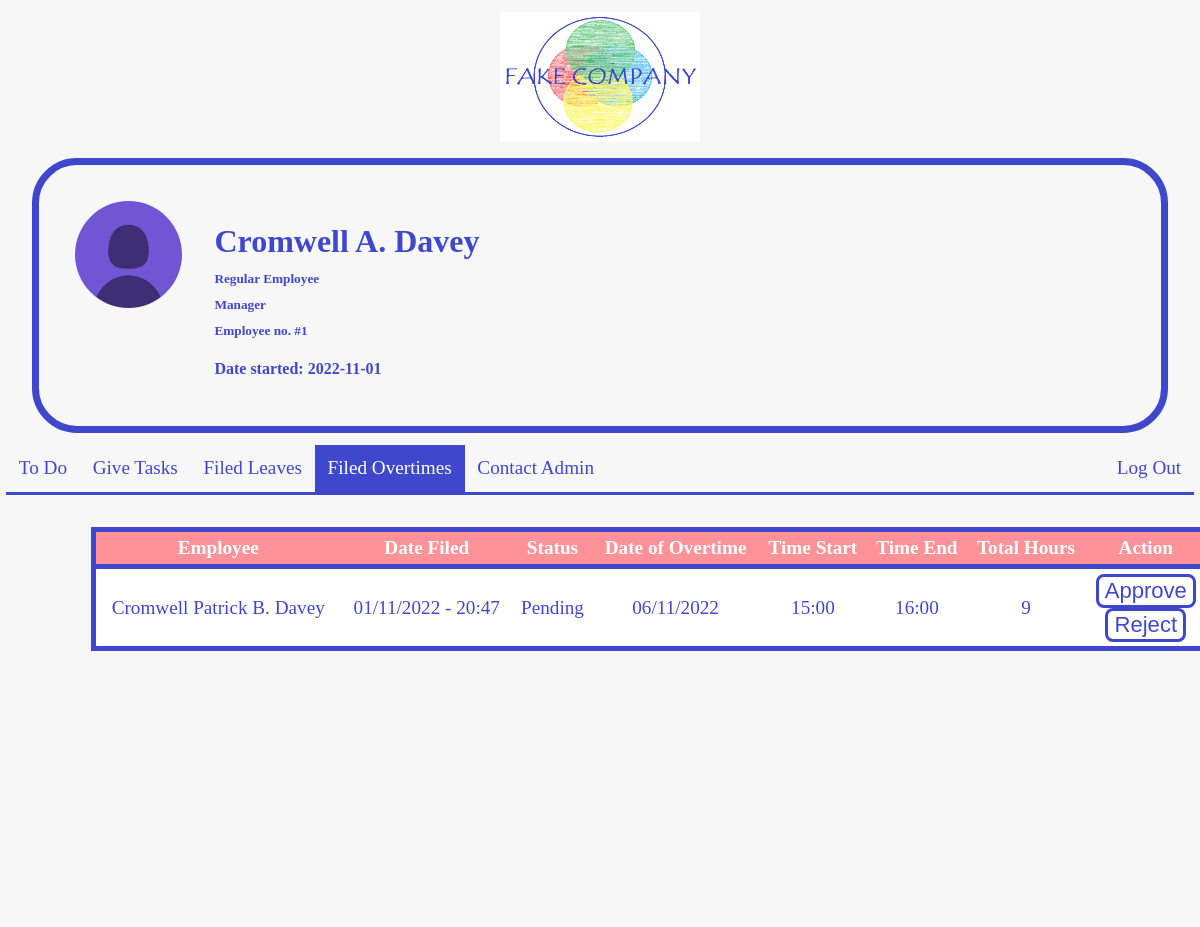
Page /filed_overtimes (signed in) on the earlier database version.
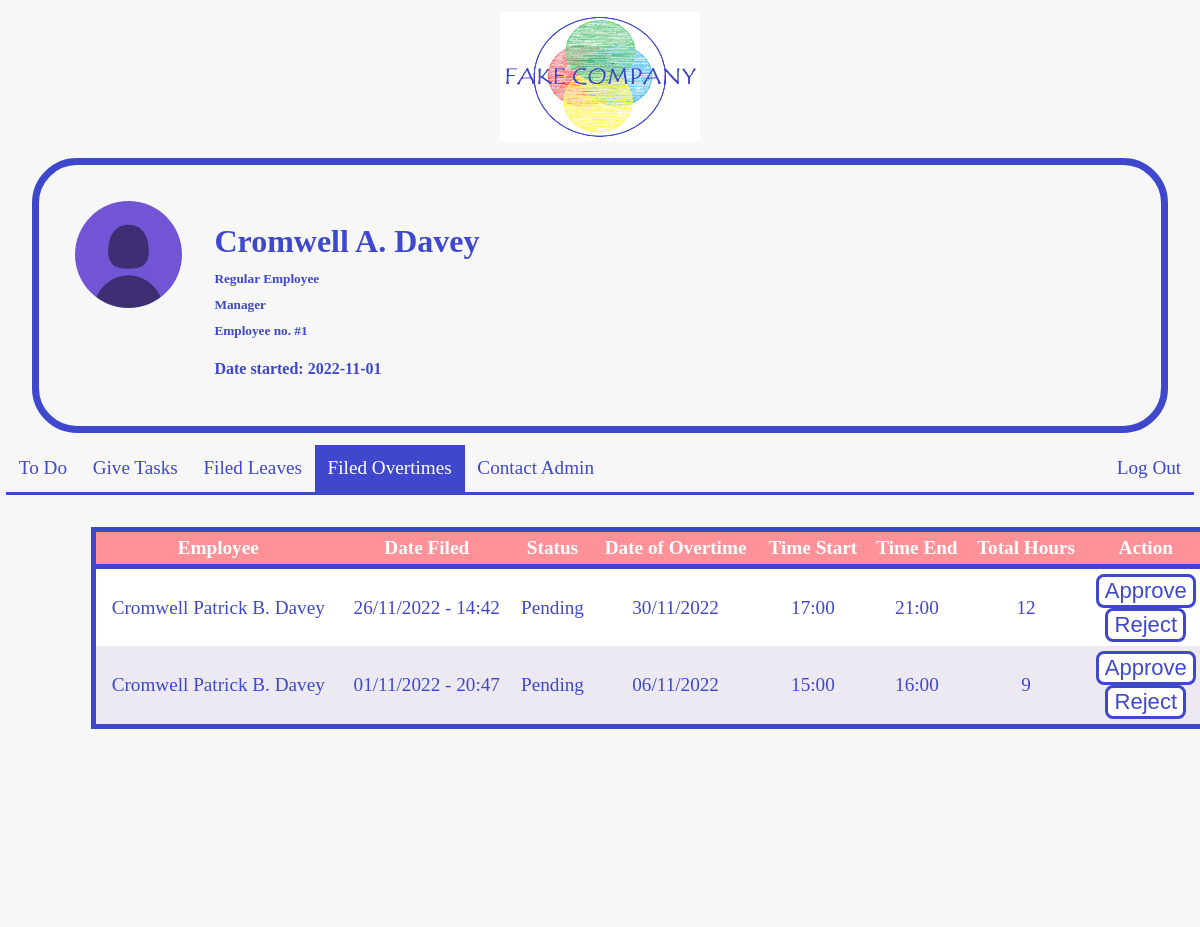
Same page on the later database version.
### tables this page shows
CREATE TABLE "users" (
	"id"	INTEGER NOT NULL,
	"username"	TEXT NOT NULL,
	"hash"	TEXT NOT NULL UNIQUE,
	"employee_name"	TEXT NOT NULL UNIQUE,
	"employee_number"	INTEGER NOT NULL UNIQUE,
	"employee_type"	TEXT NOT NULL,
	"employee_position"	TEXT NOT NULL,
	"date_started"	TEXT DEFAULT (date('now')),
	PRIMARY KEY("id" AUTOINCREMENT)
);

CREATE TABLE "overtimes" (
	"overtime_id"	INTEGER,
	"user_id"	INTEGER,
	"date_filed"	TEXT,
	"status"	TEXT DEFAULT 'Pending',
	"date"	TEXT NOT NULL,
	"shift_id"	INTEGER NOT NULL,
	"ot_start"	TEXT NOT NULL,
	"ot_end"	TEXT NOT NULL,
	"total_hours"	INTEGER NOT NULL,
	FOREIGN KEY("shift_id") REFERENCES "shifts"("shift_id"),
	FOREIGN KEY("user_id") REFERENCES "users"("id"),
	PRIMARY KEY("overtime_id" AUTOINCREMENT)
);

### app.py (the view, shortened to what this page needs)
@app.route("/filed_overtimes", methods = ["GET", "POST"])
@login_required
def filed_overtimes():
    results = db.query(Overtimes, Users).filter_by(status = "Pending").join(Users).join(Personnels).join(Managers).filter_by(user_id = session["user_id"]).order_by(Overtimes.date_filed.desc()).all()
    return render_template("filed_overtimes.html", results=results)

### app.py (called while the page is built)
@app.after_request
def after_request(response):
    response.headers["Cache-Control"] = "no-cache, no-store, must-revalidate"
    response.headers["Expires"] = 0
    response.headers["Pragma"] = "no-cache"
    return response

@app.context_processor
def homepage_items():
    user = None
    position = None
    user_managers = db.query(Users).filter_by(employee_position = "Manager").all()
    if session.get("user_id"):
        user = db.query(Users).filter_by(id = session["user_id"]).scalar()
        position = db.query(Users).filter_by(id = session["user_id"]).scalar().employee_position
    return dict(user = user, position = position, user_managers=user_managers)

### functions.py (called while the page is built)
def login_required(f):
    @wraps(f)
    def decorated_function(*args, **kwargs):
        if session.get("user_id") is None:
            return redirect("/login")
        return f(*args, **kwargs)
    return decorated_function

### templates/filed_overtimes.html (shortened to what this page needs)
{% extends "layout.html" %}
{% block main %}
    <div class="table_manager">
        <table class="table" id="table_manager2">
            <thead>
                <tr>
                    <th><strong>Employee</strong></th>
                    <th><strong>Date Filed</strong></th>
                    <th><strong>Status</strong></th>
                    <th><strong>Date of Overtime</strong></th>
                    <th><strong>Time Start</strong></th>
                    <th><strong>Time End</strong></th>
                    <th><strong>Total Hours</strong></th>
                    <th><strong>Action</strong></th>
                </tr>
            </thead>
            <tbody>
                {% for overtime, user in results %}
                    <tr>
                        <td>{{ user.employee_name }}</td>
                        <td>{{ overtime.date_filed }}</td>
                        <td>{{ overtime.status }}</td>
                        <td>{{ overtime.date }}</td>
                        <td>{{ overtime.ot_start }}</td>
                        <td>{{ overtime.ot_end }}</td>
                        <td>{{ overtime.total_hours }}</td>
                        <td>
                            <form action="/filed_overtimes" method="post">
                                <button type="submit" name="action" value="approve">Approve</button>
                            </form>
                            <form action="/filed_overtimes" method="post">
                                <button type="submit" name="action" value="reject">Reject</button>
                            </form>
                        </td>
                    </tr>
                {% endfor %}
            </tbody>
        </table>
    </div>
{% endblock %}

### templates/layout.html (shortened to what this page needs)
<!DOCTYPE html>
<html lang="en">
    <head>
        <link href="/static/styles.css" rel="stylesheet">
    </head>
    <body style="margin: 0;">
        <div class="container">
            <div class="logo">
                <img height="130" width="200" src="/static/company_logo.png" alt="company_logo">
            </div>
            <div class="user_info_container">
                <div class="user_image">
                    <img class="dp" style="border-radius: 50%;" src="/static/user_profile_placeholder.jpg" alt="profile">
                </div>
                <div class="user_info">
                    <div class="user_info_details">
                        <h3 style="font-size: 2rem;">{{user.employee_name}}</h3>
                        <h5>{{user.employee_type}}</h5>
                        <h5>{{user.employee_position}}</h5>
                        <h5>Employee no. #{{user.employee_number}}</h5>
                        <h4>Date started: {{user.date_started}}</h5>
                    </div>
                </div>
            </div>
            {% if position == "Manager" %}
                <nav class="navigation_bar">
                    <ul class="nav_1">
                        <li><a href="/">To Do</a></li>
                        <li><a href="/give_tasks">Give Tasks</a></li>
                        <li><a href="/filed_leaves">Filed Leaves</a></li>
                        <li><a href="/filed_overtimes">Filed Overtimes</a></li>
                        <li><a href="/contact_admin">Contact Admin</a></li>
                        <li><a href="/logout">Log Out</a></li>
                </nav>
            {% endif %}
            <main class="container_main">
                {% block main %}{% endblock %}
            </main>
        </div>
    </body>
</html>

### static/styles.css (style rules this page uses)
button { border: 3px solid #3f48cc; color: #3f48cc; border-radius: 0.5rem; font-size: 115%; background-color: white; }
.active, .active:hover { background-color: #3f48cc; }
.container { position:static; }
.logo { text-align: center; padding: 1%; }
.user_info_container { padding: 3% 1% 3% 3%; margin-left: 2rem; margin-right: 2rem; border: 7px solid #3f48cc; border-style: solid; border-radius: 45px; border-color: #3f48cc; display: flex; }
.dp { max-width: 100%; width: auto; height: auto; }
.user_image { width: 10%; }
.user_info { display: inline-block; margin-left: 2rem; }
.user_info_details { color: #3f48cc; position: relative; top: 10px; }
.user_info_details h3, .user_info_details h5 { margin-bottom: 0; margin-top: 10px; }
.navigation_bar { overflow: hidden; margin-left: 0.5%; margin-right: 0.5%; margin-top: 1%; border-bottom: 3px solid #3f48cc; }
.nav_1 { list-style-type: none; margin: 0; padding: 0; overflow: hidden; }
.nav_1 li { float: left; }
.nav_1 li:last-child { float: right; }
.nav_1 li a { display: block; color: #3f48cc; text-align: center; padding: 0.8rem; font-size: 120%; text-decoration: none; }
.container, .container_main, .user_info, .navigation_bar, .nav_1, .container_main { background-color: #f7f7f7; }
.container_main { padding-top: 2rem; margin: 0; margin-left: auto; margin-right: auto; display:flex; flex-direction: column; align-items:center; overflow: auto; height: 25rem; }
.table { border: 5px solid #3f48cc; border-radius: 50px; font-size: 120%; text-align: center; border-collapse: collapse; color: #3f48cc; }
.table th { border-bottom: 5px solid #3f48cc; background-color: #fe9298; color: white; }
.table tr:nth-child(even) { background-color: #ede9f3; }
.table tr:nth-child(odd) { background-color: white; }
.table_manager { display: inline-block; max-width: 100%; }
#table_manager1, #table_manager2 { width: 110%; overflow-x: auto; }
#table_manager2 th, #table_manager2 td { padding: 0.3rem; }
h2, h3 { margin: 0; line-height: 2.5rem; }

Differences in the rows shown:
added overtimes: employee_name "Cromwell Patrick B. Davey", date_filed "26/11/2022 - 14:42", status "Pending", date "30/11/2022", ot_start "17:00", ot_end "21:00", total_hours "12"
